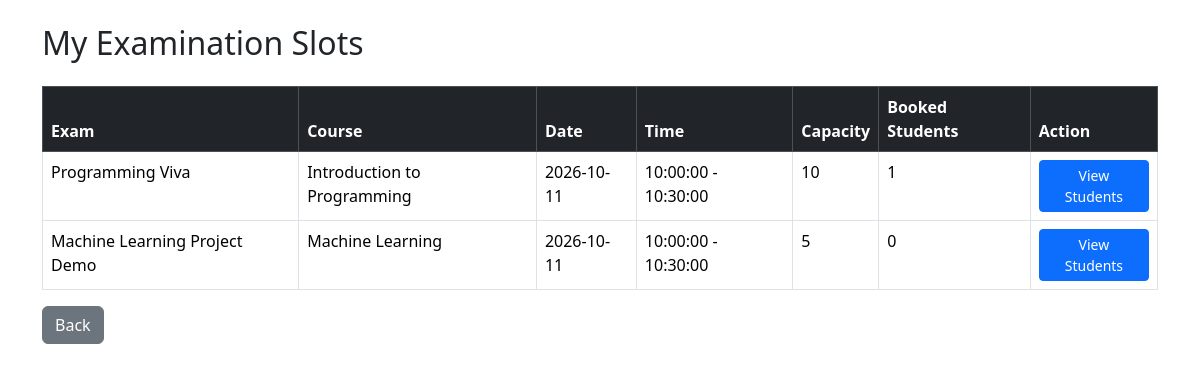
/examiner/slots (signed in), run on an earlier commit of the app's database.
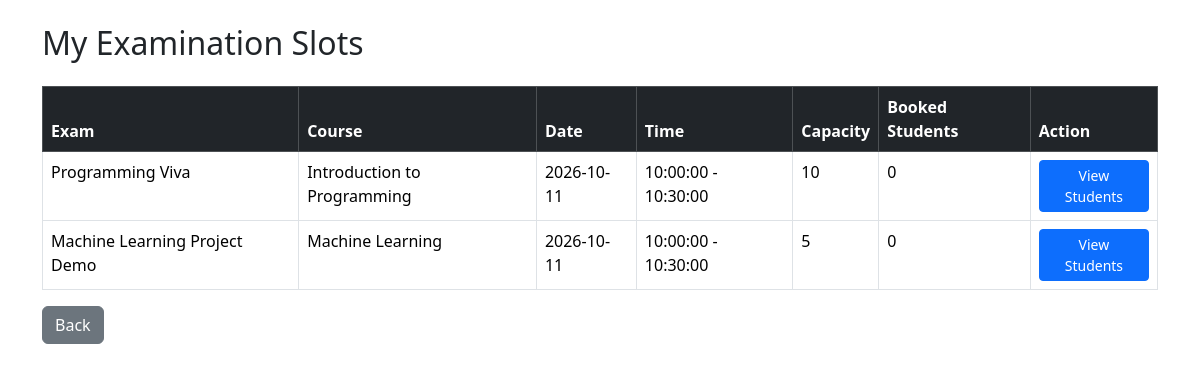
And on a later commit of the database.
### models.py (models this page shows)
class ExaminationSlot(db.Model):
    __tablename__ = "slots"
    id = db.Column(db.Integer, primary_key=True)
    examination_id = db.Column(db.Integer, db.ForeignKey("examinations.id"), nullable=False)
    examiner_id = db.Column(db.Integer, db.ForeignKey("users.id"), nullable=False)
    date = db.Column(db.Date)
    start_time = db.Column(db.Time)
    end_time = db.Column(db.Time)
    capacity = db.Column(db.Integer)
    available_seats = db.Column(db.Integer)
    status = db.Column(db.String(30), default="Available")
    examination = db.relationship(
        "Examination",
        backref="slots"
    )
    examiner = db.relationship(
        "User",
        foreign_keys=[examiner_id],
        backref="examiner_slots"
    )

class Examination(db.Model):
    __tablename__ = "examinations"
    id = db.Column(db.Integer, primary_key=True)
    course_id = db.Column(db.Integer, db.ForeignKey("courses.id"), nullable=False)
    examiner_id = db.Column(db.Integer, db.ForeignKey("users.id"), nullable=True)
    name = db.Column(db.String(100), nullable=False)
    exam_type = db.Column(db.String(30))
    duration = db.Column(db.Integer)
    max_marks = db.Column(db.Integer)
    slot_creation_start = db.Column(db.Date)
    slot_creation_end = db.Column(db.Date)
    booking_start = db.Column(db.Date)
    booking_end = db.Column(db.Date)
    status = db.Column(db.String(30))
    examiner = db.relationship(
        "User",
        foreign_keys=[examiner_id],
        backref="assigned_examinations"
    )
    course = db.relationship(
        "Course",
        backref="examinations"
    )

class Course(db.Model):
    __tablename__ = "courses"
    id = db.Column(db.Integer, primary_key=True)
    code = db.Column(db.String(20), unique=True, nullable=False)
    name = db.Column(db.String(100), nullable=False)
    description = db.Column(db.Text)
    status = db.Column(db.String(20), default="Active")

### app.py (the view)
@app.route("/examiner/slots")
@login_required
def examiner_slots():
    if current_user.role != "examiner":
        return redirect(url_for("login"))
    slots = ExaminationSlot.query.filter_by(
        examiner_id=current_user.id
    ).all()
    return render_template("examiner/slots.html", slots=slots)

### app.py (called while the page is built)
@login_manager.user_loader
def load_user(user_id):
    return db.session.get(User, int(user_id))

### templates/examiner/slots.html (shortened to what this page needs)
<!DOCTYPE html>
<html>
<head>
    <link href="https://cdn.jsdelivr.net/npm/bootstrap@5.3.3/dist/css/bootstrap.min.css" rel="stylesheet">
</head>
<body>
    <div class="container mt-4">
        <h2 class="mb-4">
            My Examination Slots
        </h2>
        <table class="table table-bordered table-hover">
            <thead class="table-dark">
                <tr>
                    <th>Exam</th>
                    <th>Course</th>
                    <th>Date</th>
                    <th>Time</th>
                    <th>Capacity</th>
                    <th>Booked Students</th>
                    <th>Action</th>
                </tr>
            </thead>
            <tbody>
                {% for slot in slots %}
                <tr>
                    <td>
                        {{ slot.examination.name }}
                    </td>
                    <td>
                        {{ slot.examination.course.name }}
                    </td>
                    <td>
                        {{ slot.date }}
                    </td>
                    <td>
                        {{ slot.start_time }}
                        -
                        {{ slot.end_time }}
                    </td>
                    <td>
                        {{ slot.capacity }}
                    </td>
                    <td>
                        {{ slot.bookings|selectattr("status", "equalto", "Booked")|list|length }}
                    </td>
                    <td>
                        <a href="{{ url_for('slot_students', id=slot.id) }}" class="btn btn-primary btn-sm">
                            View Students
                        </a>
                    </td>
                </tr>
                {% else %}
                <tr>
                    <td colspan="7" class="text-center">
                        No slots found.
                    </td>
                </tr>
                {% endfor %}
            </tbody>
        </table>
        <a href="{{ url_for('examiner_dashboard') }}" class="btn btn-secondary">
            Back
        </a>
    </div>
</body>
</html>

What changed in the data, as far as the page shows it:
changed ExaminationSlot "Programming Viva": bookings|selectattr "1" → "0"
